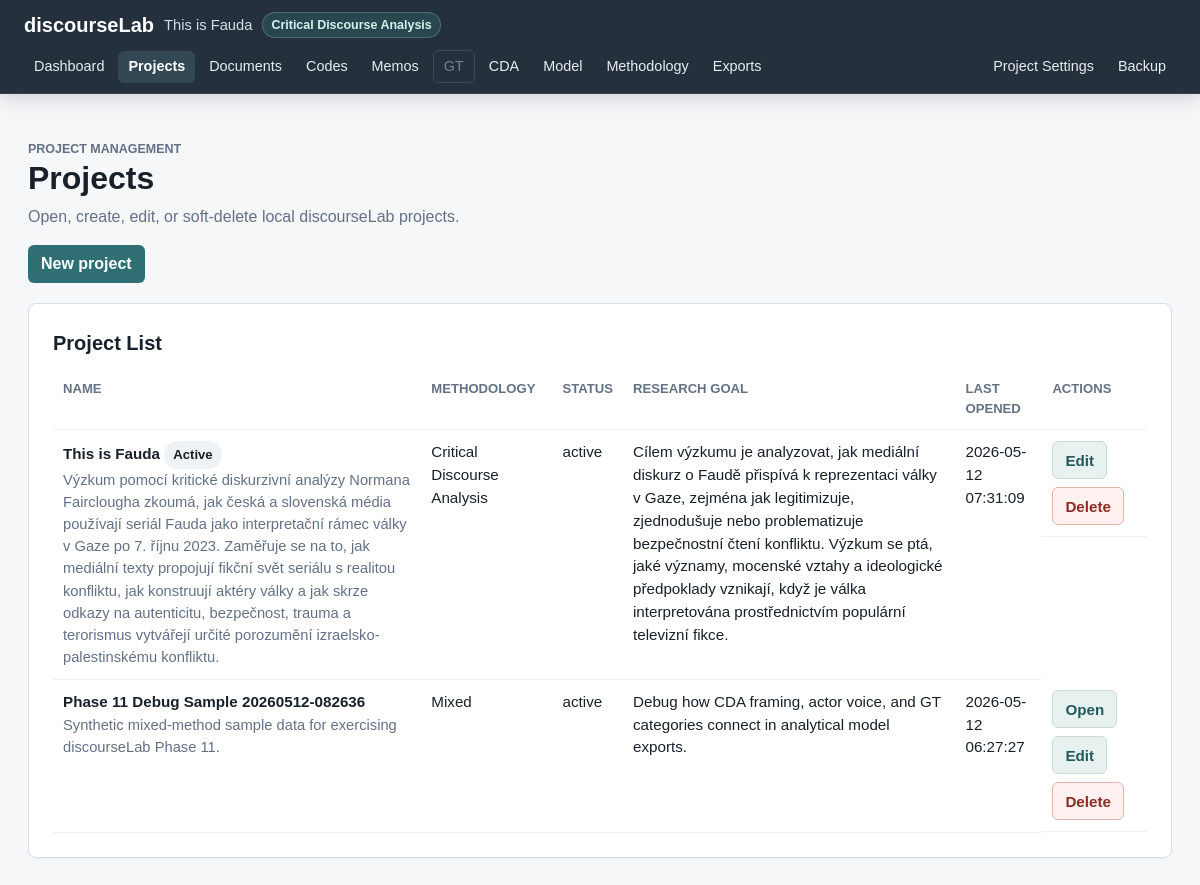
Page /projects on the earlier database version.
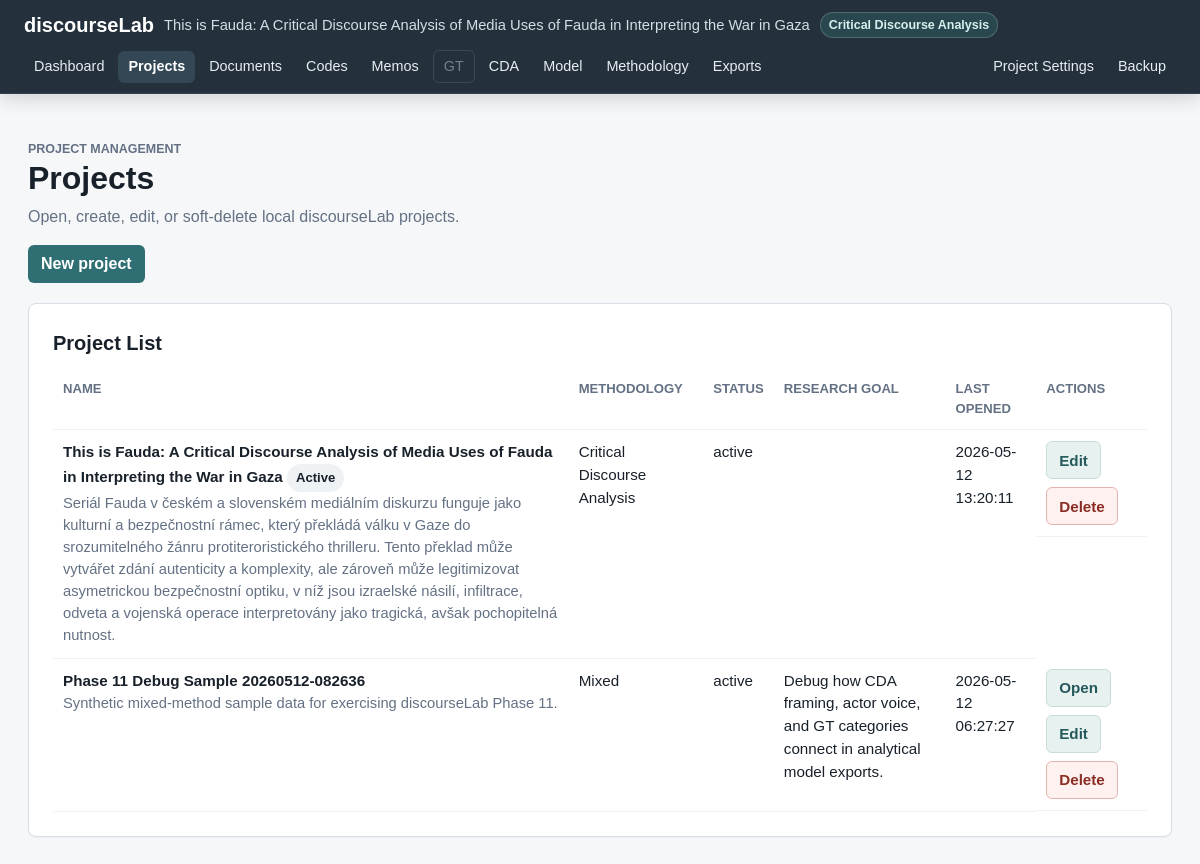
Same page on the later database version.
### tables this page shows
CREATE TABLE projects (
    id INTEGER PRIMARY KEY AUTOINCREMENT,
    name TEXT NOT NULL,
    description TEXT,
    created_at TEXT NOT NULL DEFAULT CURRENT_TIMESTAMP,
    updated_at TEXT NOT NULL DEFAULT CURRENT_TIMESTAMP
, methodology_mode TEXT NOT NULL DEFAULT 'mixed', status TEXT NOT NULL DEFAULT 'active', last_opened_at TEXT, research_goal TEXT, principal_investigator TEXT);

### app.py (the view)
    @app.route("/projects")
    def projects():
        active_project = get_active_project()
        return render_template(
            "projects.html",
            title="Projects",
            active_page="projects",
            active_project=active_project,
            projects=get_projects(),
            methodology_mode_labels=METHODOLOGY_MODES,
        )

### app.py (called while the page is built)
def get_db() -> sqlite3.Connection:
    if "db" not in g:
        g.db = sqlite3.connect(DATABASE)
        g.db.row_factory = sqlite3.Row
        g.db.execute("PRAGMA foreign_keys = ON")
    return g.db

def query_one(sql: str, params: tuple = ()) -> sqlite3.Row | None:
    return get_db().execute(sql, params).fetchone()

def query_all(sql: str, params: tuple = ()) -> list[sqlite3.Row]:
    return get_db().execute(sql, params).fetchall()

def get_project(project_id: int) -> sqlite3.Row | None:
    return query_one(
        """
        SELECT id, name, description, methodology_mode, status, last_opened_at,
               research_goal, principal_investigator, created_at, updated_at
        FROM projects
        WHERE id = ? AND status != 'deleted'
        """,
        (project_id,),
    )

def get_projects() -> list[sqlite3.Row]:
    return query_all(
        """
        SELECT id, name, description, methodology_mode, status, last_opened_at,
               research_goal, principal_investigator, created_at, updated_at
        FROM projects
        WHERE status != 'deleted'
        ORDER BY datetime(COALESCE(last_opened_at, created_at)) DESC, name COLLATE NOCASE
        """
    )

def project_supports_gt(project: sqlite3.Row | dict) -> bool:
    return project["methodology_mode"] in {"gt", "mixed"}

def project_supports_cda(project: sqlite3.Row | dict) -> bool:
    return project["methodology_mode"] in {"cda", "mixed"}

### templates/projects.html
{% extends "base.html" %}
{% block content %}
<section class="page-header">
    <p class="eyebrow">Project management</p>
    <h1>Projects</h1>
    <p>Open, create, edit, or soft-delete local discourseLab projects.</p>
</section>
<section class="detail-actions">
    <a class="button-primary" href="{{ url_for('new_project') }}">New project</a>
</section>
<section class="info-panel">
    <h2>Project List</h2>
    {% if projects %}
        <div class="table-wrap">
            <table class="data-table">
                <thead>
                    <tr>
                        <th>Name</th>
                        <th>Methodology</th>
                        <th>Status</th>
                        <th>Research goal</th>
                        <th>Last opened</th>
                        <th>Actions</th>
                    </tr>
                </thead>
                <tbody>
                    {% for project in projects %}
                        <tr>
                            <td>
                                <strong>{{ project.name }}</strong>
                                {% if project.id == active_project.id %}
                                    <span class="status-badge">Active</span>
                                {% endif %}
                                <div class="muted-text">{{ project.description or "No description" }}</div>
                            </td>
                            <td>{{ methodology_mode_labels[project.methodology_mode] }}</td>
                            <td>{{ project.status }}</td>
                            <td>{{ project.research_goal or "" }}</td>
                            <td>{{ project.last_opened_at or "Never" }}</td>
                            <td class="actions-cell">
                                {% if project.id != active_project.id %}
                                    <form action="{{ url_for('open_project', project_id=project.id) }}" method="post">
                                        <button type="submit" class="button-secondary">Open</button>
                                    </form>
                                {% endif %}
                                <a class="button-secondary" href="{{ url_for('edit_project', project_id=project.id) }}">Edit</a>
                                <form class="confirm-delete" data-confirm="Delete this project? It will be hidden from the project list, but its data will not be physically erased in this phase." action="{{ url_for('soft_delete_project', project_id=project.id) }}" method="post">
                                    <button type="submit" class="button-danger">Delete</button>
                                </form>
                            </td>
                        </tr>
                    {% endfor %}
                </tbody>
            </table>
        </div>
    {% else %}
        <p>No active projects found.</p>
    {% endif %}
</section>
{% endblock %}

### templates/base.html (shortened to what this page needs)
<!doctype html>
<html lang="en">
<head>
    <link rel="stylesheet" href="{{ url_for('static', filename='style.css') }}">
</head>
<body>
    <div class="app-shell">
        <header class="topbar" aria-label="Application navigation">
            <div class="topbar-brand">
                <a class="app-name" href="{{ url_for('dashboard') }}">discourseLab</a>
                <span class="app-project">{{ active_project.name if active_project else "No active project" }}</span>
                {% if active_project %}
                    <span class="methodology-badge">{{ methodology_mode_labels[active_project.methodology_mode] }}</span>
                {% endif %}
            </div>
            <nav class="top-nav" aria-label="Main navigation">
                <a href="{{ url_for('dashboard') }}" class="{{ 'active' if active_page == 'dashboard' else '' }}">Dashboard</a>
                <a href="{{ url_for('projects') }}" class="{{ 'active' if active_page == 'projects' else '' }}">Projects</a>
                <a href="{{ url_for('documents') }}" class="{{ 'active' if active_page == 'documents' else '' }}">Documents</a>
                <a href="{{ url_for('codes') }}" class="{{ 'active' if active_page == 'codes' else '' }}">Codes</a>
                <a href="{{ url_for('memos') }}" class="{{ 'active' if active_page == 'memos' else '' }}">Memos</a>
                {% if supports_gt %}
                    <a href="{{ url_for('gt_workspace') }}" class="{{ 'active' if active_page == 'gt' else '' }}">GT</a>
                {% else %}
                    <span class="nav-disabled">GT</span>
                {% endif %}
                {% if supports_cda %}
                    <a href="{{ url_for('cda_workspace') }}" class="{{ 'active' if active_page == 'cda' else '' }}">CDA</a>
                {% else %}
                    <span class="nav-disabled">CDA</span>
                {% endif %}
                <a href="{{ url_for('model_builder') }}" class="{{ 'active' if active_page == 'model' else '' }}">Model</a>
                <a href="{{ url_for('methodology') }}" class="{{ 'active' if active_page == 'methodology' else '' }}">Methodology</a>
                <a href="{{ url_for('exports') }}" class="{{ 'active' if active_page == 'exports' else '' }}">Exports</a>
            </nav>
            {% if active_project %}
                <nav class="top-nav top-nav-actions" aria-label="Project actions">
                    <a href="{{ url_for('edit_project', project_id=active_project.id) }}">Project Settings</a>
                    <a href="{{ url_for('export_project_backup') }}">Backup</a>
                </nav>
            {% endif %}
        </header>
        <main class="content">
            {% block content %}{% endblock %}
        </main>
    </div>
</body>
</html>

### static/style.css (style rules this page uses)
:root { --bg: #f6f7f9; --surface: #ffffff; --surface-muted: #eef2f5; --border: #d8dee6; --text: #18202a; --muted: #647184; --accent: #2f6f73; --accent-dark: #25595c; --accent-soft: #e7f1f0; --sidebar: #24313c; --sidebar-active: #334755; }
* { box-sizing: border-box; }
body { margin: 0; padding-top: 112px; min-height: 100vh; background: var(--bg); color: var(--text); font-family: Arial, Helvetica, sans-serif; line-height: 1.5; }
a { color: inherit; }
.app-shell { display: block; min-height: 100vh; }
.topbar { position: fixed; top: 0; right: 0; left: 0; z-index: 30; display: flex; align-items: center; flex-wrap: wrap; gap: 10px 18px; min-height: 64px; padding: 10px 24px; color: #ffffff; background: var(--sidebar); border-bottom: 1px solid rgba(255, 255, 255, 0.08); box-shadow: 0 4px 18px rgba(24, 32, 42, 0.18); }
.topbar-brand { display: flex; align-items: center; flex-wrap: wrap; gap: 8px 10px; min-width: 220px; }
.app-name { color: #ffffff; font-size: 1.25rem; font-weight: 700; text-decoration: none; }
.app-project { color: #d5dde5; font-size: 0.92rem; }
.methodology-badge { display: inline-flex; align-items: center; min-height: 24px; padding: 3px 8px; border-radius: 999px; color: #d8f0ed; background: rgba(47, 111, 115, 0.36); border: 1px solid rgba(216, 240, 237, 0.22); font-size: 0.78rem; font-weight: 700; }
.top-nav { display: flex; align-items: center; flex-wrap: wrap; gap: 4px; }
.top-nav-actions { margin-left: auto; }
.top-nav a, .top-nav .nav-disabled { display: block; min-height: 32px; padding: 7px 10px; border-radius: 6px; text-decoration: none; font-size: 0.9rem; line-height: 1.2; }
.top-nav a { color: #e7edf2; }
.top-nav .nav-disabled { color: rgba(231, 237, 242, 0.42); border: 1px solid rgba(231, 237, 242, 0.12); }
.top-nav a.active { background: var(--sidebar-active); color: #ffffff; font-weight: 700; }
.content { padding: 28px; max-width: 1480px; width: 100%; margin: 0 auto; }
.page-header { margin-bottom: 24px; }
.page-header h1 { margin: 0 0 8px; font-size: 2rem; line-height: 1.2; }
.page-header p { margin: 0; max-width: 760px; color: var(--muted); }
.eyebrow { margin-bottom: 6px; color: var(--accent-dark); font-size: 0.78rem; font-weight: 700; letter-spacing: 0; text-transform: uppercase; }
.metric-card, .info-panel { background: var(--surface); border: 1px solid var(--border); border-radius: 8px; box-shadow: 0 1px 2px rgba(24, 32, 42, 0.04); }
.info-panel { padding: 24px; }
.info-panel h2 { margin: 0 0 10px; font-size: 1.25rem; }
button, .button-primary, .button-secondary, .button-danger { display: inline-flex; align-items: center; justify-content: center; min-height: 38px; width: fit-content; border: 1px solid transparent; border-radius: 6px; padding: 8px 12px; font: inherit; font-weight: 700; line-height: 1; text-decoration: none; cursor: pointer; }
.button-primary { color: #ffffff; background: var(--accent); }
.button-secondary { color: var(--accent-dark); background: var(--accent-soft); border-color: #c8ddda; }
.button-danger { color: #8a2d24; background: #fff1ef; border-color: #e3b3ae; }
.table-wrap { overflow-x: auto; }
.data-table { width: 100%; min-width: 820px; border-collapse: collapse; font-size: 0.95rem; }
.data-table th, .data-table td { padding: 11px 10px; border-bottom: 1px solid var(--surface-muted); text-align: left; vertical-align: top; }
.data-table th { color: var(--muted); font-size: 0.82rem; text-transform: uppercase; }
.actions-cell { display: flex; flex-wrap: wrap; gap: 8px; }
.actions-cell form { margin: 0; }
.detail-actions { margin: -8px 0 20px; }
.memo-type-badge, .status-badge { display: inline-flex; align-items: center; min-height: 26px; border-radius: 999px; padding: 4px 9px; background: var(--surface-muted); color: var(--text); font-size: 0.82rem; font-weight: 700; }
.muted-text { color: var(--muted); font-size: 0.92rem; }

Differences in the rows shown:
no longer on this page (row edited): projects: name "This is Fauda", methodology_mode "Critical Discourse Analysis", shows "Active", description "Výzkum pomocí kritické diskurzivní analýzy Normana Fairclougha zkoumá, jak česká a slovenská média používají seriál Fauda jako interpretační rámec války v Gaze po 7. říjnu 2023. Zaměřuje se na to, jak mediální texty propojují fikční svět seriálu s realitou konfliktu, jak konstruují aktéry války a jak skrze odkazy na autenticitu, bezpečnost, trauma a terorismus vytvářejí určité porozumění izraelsko-palestinskému konfliktu.", status "active", research_goal "Cílem výzkumu je analyzovat, jak mediální diskurz o Faudě přispívá k reprezentaci války v Gaze, zejména jak legitimizuje, zjednodušuje nebo problematizuje bezpečnostní čtení konfliktu. Výzkum se ptá, jaké významy, mocenské vztahy a ideologické předpoklady vznikají, když je válka interpretována prostřednictvím populární televizní fikce.", last_opened_at "2026-05-12 07:31:09"
added projects: name "This is Fauda: A Critical Discourse Analysis of Media Uses of Fauda in Interpreting the War in Gaza", methodology_mode "Critical Discourse Analysis", shows "Active", description "Seriál Fauda v českém a slovenském mediálním diskurzu funguje jako kulturní a bezpečnostní rámec, který překládá válku v Gaze do srozumitelného žánru protiteroristického thrilleru. Tento překlad může vytvářet zdání autenticity a komplexity, ale zároveň může legitimizovat asymetrickou bezpečnostní optiku, v níž jsou izraelské násilí, infiltrace, odveta a vojenská operace interpretovány jako tragická, avšak pochopitelná nutnost.", status "active", last_opened_at "2026-05-12 13:20:11"
